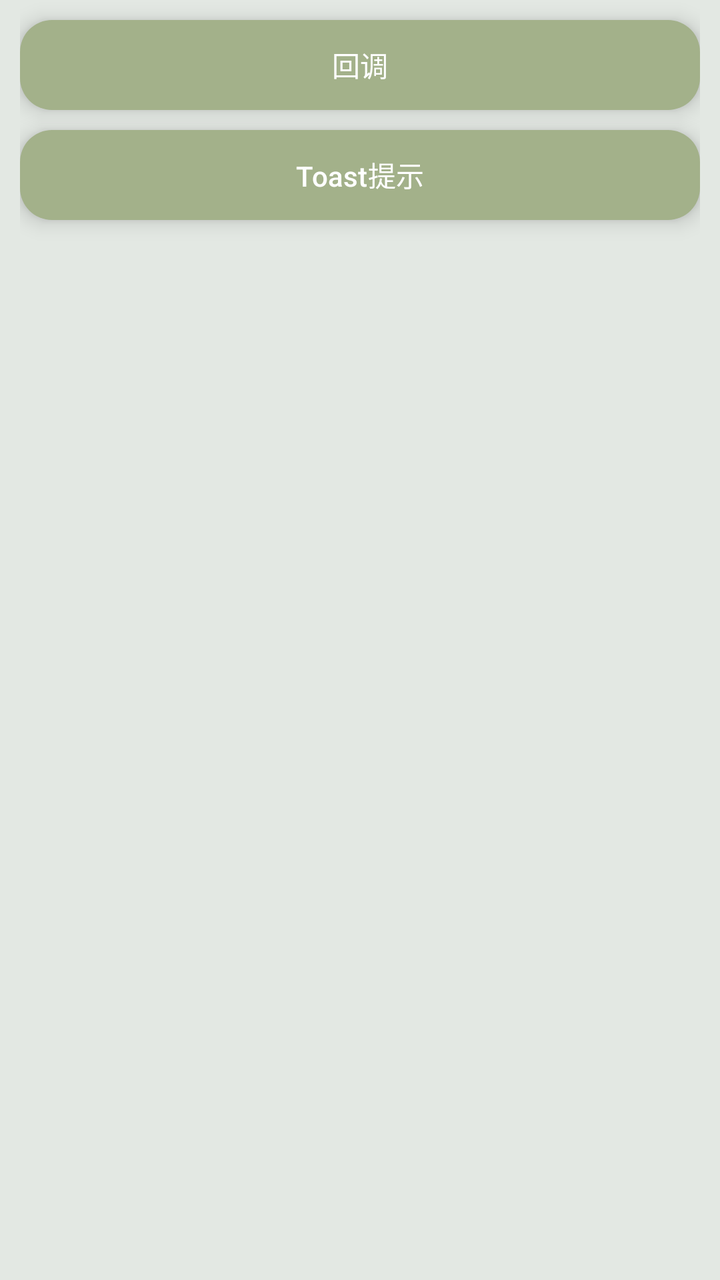
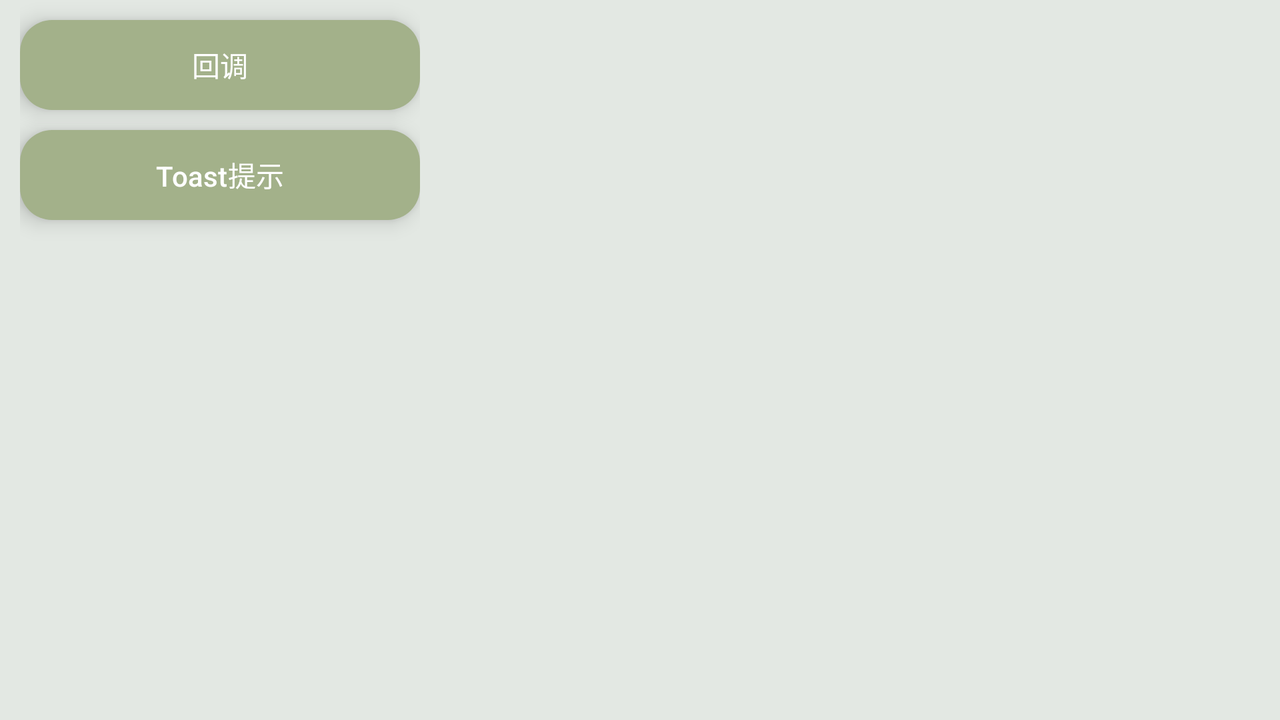

An Android layout and its configuration variant, each rendered on a device that would load it. The default file and the variant file are quoted in full after the pictures.
<!-- AndroidManifest.xml: application theme Theme.MyApplication -->
<!-- res/layout/activity_intent_callback.xml -->
<?xml version="1.0" encoding="utf-8"?>
<LinearLayout xmlns:android="http://schemas.android.com/apk/res/android"
    android:layout_width="match_parent"
    android:layout_height="match_parent"
    xmlns:app="http://schemas.android.com/apk/res-auto"
    android:background="@color/background_color">

    <LinearLayout
        android:layout_width="match_parent"
        android:layout_height="match_parent"
        android:layout_marginStart="@dimen/margin_10"
        android:layout_marginEnd="@dimen/margin_10"
        android:orientation="vertical">

        <com.google.android.material.button.MaterialButton
            android:id="@+id/btn_callback"
            android:layout_width="match_parent"
            android:layout_height="@dimen/button_big_h"
            android:layout_marginTop="@dimen/margin_10"
            style="@style/AppButton.Primary"
            android:text="@string/callback" />

        <com.google.android.material.button.MaterialButton
            android:id="@+id/btn_toast"
            android:layout_width="match_parent"
            android:layout_height="@dimen/button_big_h"
            android:layout_marginTop="@dimen/margin_10"
            style="@style/AppButton.Primary"
            android:text="@string/toast_tips" />
    </LinearLayout>
</LinearLayout>
<!-- resources referenced by this layout -->
<resources>
  <color name="background_color">#E3E8E3</color>
  <dimen name="button_big_h">45dp</dimen>
  <dimen name="margin_10">10dp</dimen>
  <string name="callback">回调</string>
  <string name="toast_tips">Toast提示</string>
  <style name="AppButton.Primary">
          <item name="android:stateListAnimator">@animator/btn_physical_press</item>
          <item name="android:elevation">6dp</item>
          <item name="backgroundTint">@color/btn_bg</item>
          <item name="android:textColor">@color/btn_text_color</item>
          <item name="android:textSize">14sp</item>
      </style>
  <style name="Theme.MyApplication" parent="Theme.Material3.DayNight.NoActionBar">
          <item name="android:statusBarColor">@color/background_color</item>
          <item name="android:windowLightStatusBar">?attr/isLightTheme</item>
          <item name="android:navigationBarColor">@color/background_color</item>
          <item name="android:windowLightNavigationBar">?attr/isLightTheme</item>
          <item name="android:windowLayoutInDisplayCutoutMode">shortEdges</item>
          <item name="android:windowDrawsSystemBarBackgrounds">true</item>
      </style>
  <color name="btn_bg">#A3B18A</color>
  <color name="btn_text_color">#FFFFFF</color>
</resources>
<!-- res/layout-land/activity_intent_callback.xml (the repository's variant of the layout above) -->
<!-- drawn on the phone turned sideways -->
<?xml version="1.0" encoding="utf-8"?>
<LinearLayout xmlns:android="http://schemas.android.com/apk/res/android"
    android:layout_width="match_parent"
    android:layout_height="match_parent"
    xmlns:app="http://schemas.android.com/apk/res-auto"
    android:orientation="horizontal"
    android:background="@color/background_color">

    <LinearLayout
        android:layout_width="0dp"
        android:layout_height="match_parent"
        android:layout_marginStart="@dimen/margin_10"
        android:layout_marginEnd="@dimen/margin_5"
        android:layout_weight="1"
        android:orientation="vertical">

        <com.google.android.material.button.MaterialButton
            android:id="@+id/btn_callback"
            android:layout_width="match_parent"
            android:layout_height="@dimen/button_big_h"
            android:layout_marginTop="@dimen/margin_10"
            style="@style/AppButton.Primary"
            android:text="@string/callback" />

        <com.google.android.material.button.MaterialButton
            android:id="@+id/btn_toast"
            android:layout_width="match_parent"
            android:layout_height="@dimen/button_big_h"
            android:layout_marginTop="@dimen/margin_10"
            style="@style/AppButton.Primary"
            android:text="@string/toast_tips" />
    </LinearLayout>

    <LinearLayout
        android:layout_width="0dp"
        android:layout_height="match_parent"
        android:layout_marginStart="@dimen/margin_5"
        android:layout_marginEnd="@dimen/margin_5"
        android:layout_weight="1"
        android:orientation="vertical">

    </LinearLayout>

    <LinearLayout
        android:layout_width="0dp"
        android:layout_height="match_parent"
        android:layout_marginStart="@dimen/margin_5"
        android:layout_marginEnd="@dimen/margin_10"
        android:layout_weight="1"
        android:orientation="vertical">

    </LinearLayout>

</LinearLayout>
<!-- resources referenced by the variant -->
<!-- as the phone turned sideways resolves them -->
<resources>
  <color name="background_color">#E3E8E3</color>
  <dimen name="button_big_h">45dp</dimen>
  <dimen name="margin_10">10dp</dimen>
  <dimen name="margin_5">5dp</dimen>
  <string name="callback">回调</string>
  <string name="toast_tips">Toast提示</string>
  <style name="AppButton.Primary">
          <item name="android:stateListAnimator">@animator/btn_physical_press</item>
          <item name="android:elevation">6dp</item>
          <item name="backgroundTint">@color/btn_bg</item>
          <item name="android:textColor">@color/btn_text_color</item>
          <item name="android:textSize">14sp</item>
      </style>
  <style name="Theme.MyApplication" parent="Theme.Material3.DayNight.NoActionBar">
          <item name="android:statusBarColor">@color/background_color</item>
          <item name="android:windowLightStatusBar">?attr/isLightTheme</item>
          <item name="android:navigationBarColor">@color/background_color</item>
          <item name="android:windowLightNavigationBar">?attr/isLightTheme</item>
          <item name="android:windowLayoutInDisplayCutoutMode">shortEdges</item>
          <item name="android:windowDrawsSystemBarBackgrounds">true</item>
      </style>
  <color name="btn_bg">#A3B18A</color>
  <color name="btn_text_color">#FFFFFF</color>
</resources>
